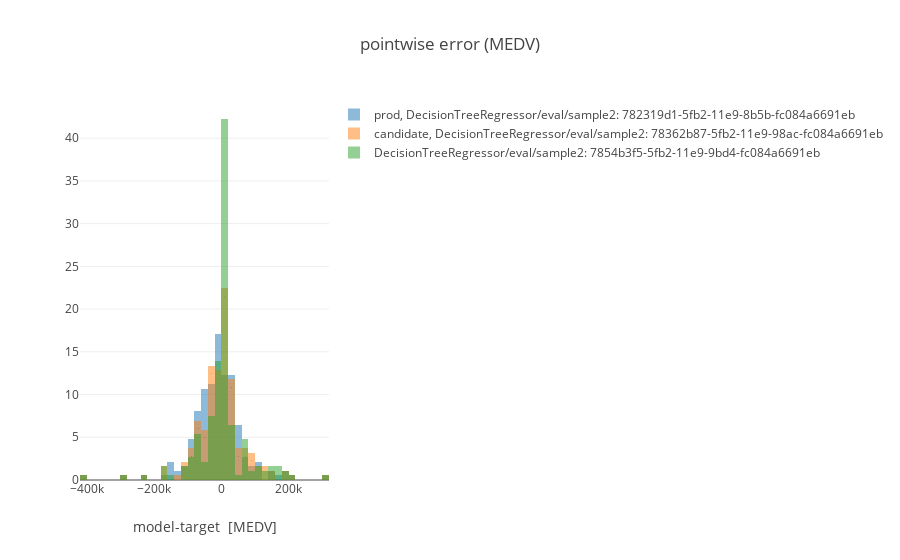

Here is the notebook cell this chart was saved with:
### Markdown cell above
#### Plot histogram of model error

### Code cell
plot.histogram_model_error(ml_repo, ml_repo.tree.models.DecisionTreeRegressor.model(), ml_repo.tree.test_data.sample2())

### Figure 1 — Plotly figure (JSON) as saved in the notebook; plotly's stock layout.template omitted (floating-point values rounded to 4 significant figures; data arrays with more than 128 entries replaced by an {"elided": "..."} marker saying what was removed)
{"data": [{"histnorm": "percent", "name": "prod, DecisionTreeRegressor/eval/sample2: 782319d1-5fb2-11e9-8b5b-fc084a6691eb", "opacity": 0.5, "text": "sample2:last<br>DecisionTreeRegressor/model:78222b40-5fb2-11e9-9441-fc084a6691eb<br>", "type": "histogram", "uid": "ba18557b-c787-4f7f-86fd-841912684a86", "x": {"elided": "187 float values"}}, {"histnorm": "percent", "name": "candidate, DecisionTreeRegressor/eval/sample2: 78362b87-5fb2-11e9-98ac-fc084a6691eb", "opacity": 0.5, "text": "sample2:last<br>DecisionTreeRegressor/model:7833c955-5fb2-11e9-9442-fc084a6691eb<br>", "type": "histogram", "uid": "88436bcc-3d42-400f-9619-2694822e6552", "x": {"elided": "187 float values"}}, {"histnorm": "percent", "name": "DecisionTreeRegressor/eval/sample2: 7854b3f5-5fb2-11e9-9bd4-fc084a6691eb", "opacity": 0.5, "text": "sample2:last<br>DecisionTreeRegressor/model:785251db-5fb2-11e9-ada8-fc084a6691eb<br>", "type": "histogram", "uid": "46ddacf7-ed2c-49d6-b79b-b3cf7bd50f3c", "x": {"elided": "187 float values"}}], "layout": {"barmode": "overlay", "title": {"text": "pointwise error (MEDV)"}, "xaxis": {"title": {"text": "model-target  [MEDV]"}}}}
